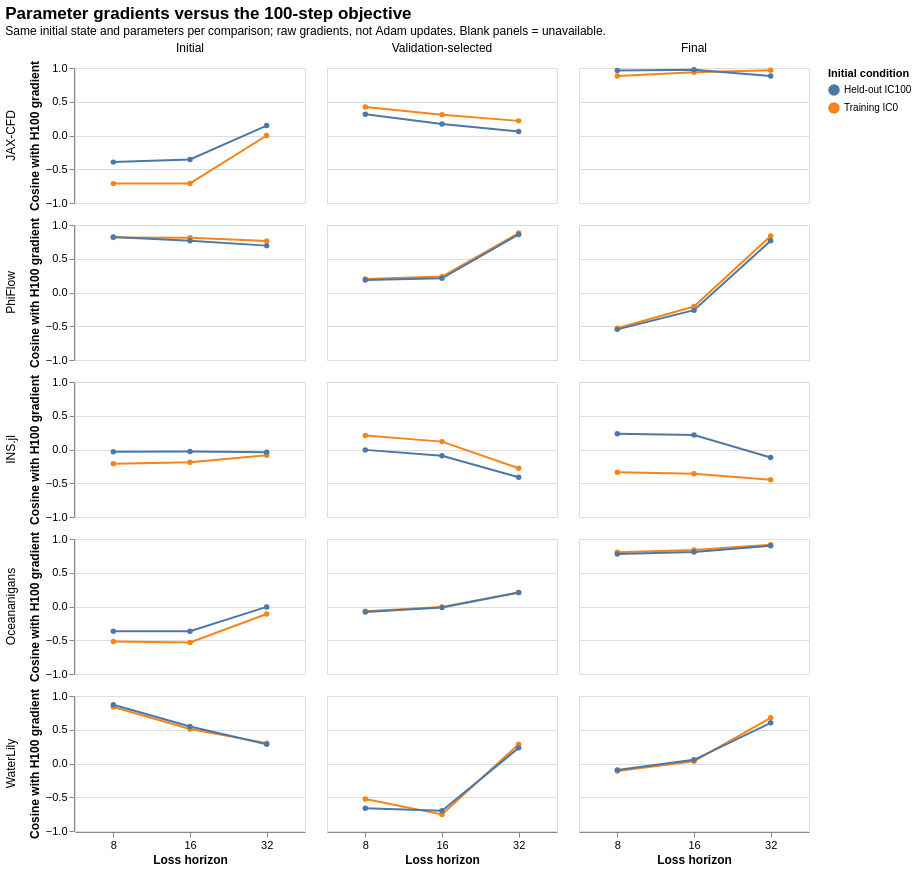

Vega-Lite specification stored for this chart:
### Vega-Lite specification from a JSON file in a GitHub repository (floating-point values rounded to 4 significant figures)
{"config": {"view": {"continuousWidth": 300, "continuousHeight": 300}, "axis": {"labelFontSize": 11, "titleFontSize": 12}, "header": {"labelFontSize": 12, "titleFontSize": 12}, "title": {"fontSize": 17, "subtitleFontSize": 12}}, "data": {"values": [{"solver": "JAX-CFD", "checkpoint": "Initial", "case": "train0", "horizon": 8, "cosine": -0.7129, "gradient_norm": 0.0006901, "norm_ratio": 0.001241, "loss": 4.991e-06}, {"solver": "JAX-CFD", "checkpoint": "Initial", "case": "train0", "horizon": 16, "cosine": -0.7106, "gradient_norm": 0.00192, "norm_ratio": 0.003453, "loss": 1.727e-05}, {"solver": "JAX-CFD", "checkpoint": "Initial", "case": "train0", "horizon": 32, "cosine": 0.0002478, "gradient_norm": 0.01011, "norm_ratio": 0.01818, "loss": 8.344e-05}, {"solver": "JAX-CFD", "checkpoint": "Initial", "case": "heldout100", "horizon": 8, "cosine": -0.3943, "gradient_norm": 0.0006224, "norm_ratio": 0.001436, "loss": 5.021e-06}, {"solver": "JAX-CFD", "checkpoint": "Initial", "case": "heldout100", "horizon": 16, "cosine": -0.3542, "gradient_norm": 0.001787, "norm_ratio": 0.004125, "loss": 1.679e-05}, {"solver": "JAX-CFD", "checkpoint": "Initial", "case": "heldout100", "horizon": 32, "cosine": 0.1465, "gradient_norm": 0.0107, "norm_ratio": 0.02469, "loss": 8.204e-05}, {"solver": "JAX-CFD", "checkpoint": "Validation-selected", "case": "train0", "horizon": 8, "cosine": 0.4225, "gradient_norm": 0.0008522, "norm_ratio": 0.005485, "loss": 5.554e-06}, {"solver": "JAX-CFD", "checkpoint": "Validation-selected", "case": "train0", "horizon": 16, "cosine": 0.3061, "gradient_norm": 0.002809, "norm_ratio": 0.01808, "loss": 1.808e-05}, {"solver": "JAX-CFD", "checkpoint": "Validation-selected", "case": "train0", "horizon": 32, "cosine": 0.2167, "gradient_norm": 0.0085, "norm_ratio": 0.05471, "loss": 7.419e-05}, {"solver": "JAX-CFD", "checkpoint": "Validation-selected", "case": "heldout100", "horizon": 8, "cosine": 0.3154, "gradient_norm": 0.0008216, "norm_ratio": 0.006324, "loss": 5.647e-06}, {"solver": "JAX-CFD", "checkpoint": "Validation-selected", "case": "heldout100", "horizon": 16, "cosine": 0.1704, "gradient_norm": 0.002746, "norm_ratio": 0.02114, "loss": 1.784e-05}, {"solver": "JAX-CFD", "checkpoint": "Validation-selected", "case": "heldout100", "horizon": 32, "cosine": 0.05819, "gradient_norm": 0.008608, "norm_ratio": 0.06625, "loss": 7.416e-05}, {"solver": "JAX-CFD", "checkpoint": "Final", "case": "train0", "horizon": 8, "cosine": 0.8807, "gradient_norm": 0.001055, "norm_ratio": 0.004383, "loss": 5.644e-06}, {"solver": "JAX-CFD", "checkpoint": "Final", "case": "train0", "horizon": 16, "cosine": 0.9374, "gradient_norm": 0.003797, "norm_ratio": 0.01577, "loss": 1.902e-05}, {"solver": "JAX-CFD", "checkpoint": "Final", "case": "train0", "horizon": 32, "cosine": 0.9678, "gradient_norm": 0.02066, "norm_ratio": 0.08583, "loss": 8.804e-05}, {"solver": "JAX-CFD", "checkpoint": "Final", "case": "heldout100", "horizon": 8, "cosine": 0.9632, "gradient_norm": 0.001032, "norm_ratio": 0.003087, "loss": 5.745e-06}, {"solver": "JAX-CFD", "checkpoint": "Final", "case": "heldout100", "horizon": 16, "cosine": 0.9726, "gradient_norm": 0.003792, "norm_ratio": 0.01134, "loss": 1.877e-05}, {"solver": "JAX-CFD", "checkpoint": "Final", "case": "heldout100", "horizon": 32, "cosine": 0.8831, "gradient_norm": 0.02057, "norm_ratio": 0.06154, "loss": 8.754e-05}, {"solver": "PhiFlow", "checkpoint": "Initial", "case": "train0", "horizon": 8, "cosine": 0.8131, "gradient_norm": 0.0009255, "norm_ratio": 0.001109, "loss": 1.807e-05}, {"solver": "PhiFlow", "checkpoint": "Initial", "case": "train0", "horizon": 16, "cosine": 0.8096, "gradient_norm": 0.005491, "norm_ratio": 0.006578, "loss": 0.0001586}, {"solver": "PhiFlow", "checkpoint": "Initial", "case": "train0", "horizon": 32, "cosine": 0.7626, "gradient_norm": 0.06701, "norm_ratio": 0.08028, "loss": 0.001372}, {"solver": "PhiFlow", "checkpoint": "Initial", "case": "heldout100", "horizon": 8, "cosine": 0.8225, "gradient_norm": 0.000872, "norm_ratio": 0.0009153, "loss": 1.758e-05}, {"solver": "PhiFlow", "checkpoint": "Initial", "case": "heldout100", "horizon": 16, "cosine": 0.7658, "gradient_norm": 0.005436, "norm_ratio": 0.005705, "loss": 0.0001563}, {"solver": "PhiFlow", "checkpoint": "Initial", "case": "heldout100", "horizon": 32, "cosine": 0.6944, "gradient_norm": 0.0671, "norm_ratio": 0.07043, "loss": 0.001359}, {"solver": "PhiFlow", "checkpoint": "Validation-selected", "case": "train0", "horizon": 8, "cosine": 0.1996, "gradient_norm": 0.001204, "norm_ratio": 0.003783, "loss": 2.512e-05}, {"solver": "PhiFlow", "checkpoint": "Validation-selected", "case": "train0", "horizon": 16, "cosine": 0.2352, "gradient_norm": 0.003875, "norm_ratio": 0.01218, "loss": 0.0001487}, {"solver": "PhiFlow", "checkpoint": "Validation-selected", "case": "train0", "horizon": 32, "cosine": 0.8803, "gradient_norm": 0.01888, "norm_ratio": 0.05931, "loss": 0.0008816}, {"solver": "PhiFlow", "checkpoint": "Validation-selected", "case": "heldout100", "horizon": 8, "cosine": 0.1839, "gradient_norm": 0.00117, "norm_ratio": 0.003458, "loss": 2.473e-05}, {"solver": "PhiFlow", "checkpoint": "Validation-selected", "case": "heldout100", "horizon": 16, "cosine": 0.2111, "gradient_norm": 0.003793, "norm_ratio": 0.01121, "loss": 0.0001478}, {"solver": "PhiFlow", "checkpoint": "Validation-selected", "case": "heldout100", "horizon": 32, "cosine": 0.8606, "gradient_norm": 0.01701, "norm_ratio": 0.05026, "loss": 0.0008825}, {"solver": "PhiFlow", "checkpoint": "Final", "case": "train0", "horizon": 8, "cosine": -0.5297, "gradient_norm": 0.001194, "norm_ratio": 0.002783, "loss": 2.296e-05}, {"solver": "PhiFlow", "checkpoint": "Final", "case": "train0", "horizon": 16, "cosine": -0.2083, "gradient_norm": 0.003043, "norm_ratio": 0.007088, "loss": 0.000143}, {"solver": "PhiFlow", "checkpoint": "Final", "case": "train0", "horizon": 32, "cosine": 0.8373, "gradient_norm": 0.02376, "norm_ratio": 0.05536, "loss": 0.0009261}, {"solver": "PhiFlow", "checkpoint": "Final", "case": "heldout100", "horizon": 8, "cosine": -0.5462, "gradient_norm": 0.001245, "norm_ratio": 0.002651, "loss": 2.266e-05}, {"solver": "PhiFlow", "checkpoint": "Final", "case": "heldout100", "horizon": 16, "cosine": -0.2623, "gradient_norm": 0.003211, "norm_ratio": 0.006837, "loss": 0.0001419}, {"solver": "PhiFlow", "checkpoint": "Final", "case": "heldout100", "horizon": 32, "cosine": 0.7667, "gradient_norm": 0.02303, "norm_ratio": 0.04903, "loss": 0.0009243}, {"solver": "INS.jl", "checkpoint": "Initial", "case": "train0", "horizon": 8, "cosine": -0.2122, "gradient_norm": 0.0006681, "norm_ratio": 0.0006578, "loss": 4.45e-06}, {"solver": "INS.jl", "checkpoint": "Initial", "case": "train0", "horizon": 16, "cosine": -0.1876, "gradient_norm": 0.002204, "norm_ratio": 0.00217, "loss": 1.696e-05}, {"solver": "INS.jl", "checkpoint": "Initial", "case": "train0", "horizon": 32, "cosine": -0.08524, "gradient_norm": 0.01745, "norm_ratio": 0.01718, "loss": 0.0001229}, {"solver": "INS.jl", "checkpoint": "Initial", "case": "heldout100", "horizon": 8, "cosine": -0.03444, "gradient_norm": 0.0006017, "norm_ratio": 0.0005398, "loss": 4.161e-06}, {"solver": "INS.jl", "checkpoint": "Initial", "case": "heldout100", "horizon": 16, "cosine": -0.03048, "gradient_norm": 0.002046, "norm_ratio": 0.001836, "loss": 1.624e-05}, {"solver": "INS.jl", "checkpoint": "Initial", "case": "heldout100", "horizon": 32, "cosine": -0.03916, "gradient_norm": 0.01694, "norm_ratio": 0.0152, "loss": 0.0001215}, {"solver": "INS.jl", "checkpoint": "Validation-selected", "case": "train0", "horizon": 8, "cosine": 0.2072, "gradient_norm": 0.0005743, "norm_ratio": 0.001215, "loss": 4.325e-06}, {"solver": "INS.jl", "checkpoint": "Validation-selected", "case": "train0", "horizon": 16, "cosine": 0.1168, "gradient_norm": 0.001698, "norm_ratio": 0.003592, "loss": 1.516e-05}, {"solver": "INS.jl", "checkpoint": "Validation-selected", "case": "train0", "horizon": 32, "cosine": -0.2781, "gradient_norm": 0.008578, "norm_ratio": 0.01814, "loss": 9.42e-05}, {"solver": "INS.jl", "checkpoint": "Validation-selected", "case": "heldout100", "horizon": 8, "cosine": -0.005565, "gradient_norm": 0.000575, "norm_ratio": 0.001421, "loss": 4.156e-06}, {"solver": "INS.jl", "checkpoint": "Validation-selected", "case": "heldout100", "horizon": 16, "cosine": -0.09269, "gradient_norm": 0.001692, "norm_ratio": 0.00418, "loss": 1.482e-05}, {"solver": "INS.jl", "checkpoint": "Validation-selected", "case": "heldout100", "horizon": 32, "cosine": -0.4115, "gradient_norm": 0.009684, "norm_ratio": 0.02393, "loss": 9.619e-05}, {"solver": "INS.jl", "checkpoint": "Final", "case": "train0", "horizon": 8, "cosine": -0.3368, "gradient_norm": 0.0005788, "norm_ratio": 0.001957, "loss": 4.071e-06}, {"solver": "INS.jl", "checkpoint": "Final", "case": "train0", "horizon": 16, "cosine": -0.3592, "gradient_norm": 0.001795, "norm_ratio": 0.006068, "loss": 1.374e-05}, {"solver": "INS.jl", "checkpoint": "Final", "case": "train0", "horizon": 32, "cosine": -0.449, "gradient_norm": 0.007478, "norm_ratio": 0.02528, "loss": 8.589e-05}, {"solver": "INS.jl", "checkpoint": "Final", "case": "heldout100", "horizon": 8, "cosine": 0.2349, "gradient_norm": 0.0005404, "norm_ratio": 0.00165, "loss": 3.875e-06}, {"solver": "INS.jl", "checkpoint": "Final", "case": "heldout100", "horizon": 16, "cosine": 0.2159, "gradient_norm": 0.00173, "norm_ratio": 0.00528, "loss": 1.332e-05}, {"solver": "INS.jl", "checkpoint": "Final", "case": "heldout100", "horizon": 32, "cosine": -0.1191, "gradient_norm": 0.008113, "norm_ratio": 0.02477, "loss": 8.658e-05}, {"solver": "Oceananigans", "checkpoint": "Initial", "case": "train0", "horizon": 8, "cosine": -0.5185, "gradient_norm": 0.0006824, "norm_ratio": 0.001459, "loss": 3.805e-06}, {"solver": "Oceananigans", "checkpoint": "Initial", "case": "train0", "horizon": 16, "cosine": -0.5327, "gradient_norm": 0.001915, "norm_ratio": 0.004095, "loss": 1.01e-05}, {"solver": "Oceananigans", "checkpoint": "Initial", "case": "train0", "horizon": 32, "cosine": -0.1113, "gradient_norm": 0.004915, "norm_ratio": 0.01051, "loss": 3.102e-05}, {"solver": "Oceananigans", "checkpoint": "Initial", "case": "heldout100", "horizon": 8, "cosine": -0.3651, "gradient_norm": 0.0006137, "norm_ratio": 0.001192, "loss": 3.517e-06}, {"solver": "Oceananigans", "checkpoint": "Initial", "case": "heldout100", "horizon": 16, "cosine": -0.3667, "gradient_norm": 0.001759, "norm_ratio": 0.003416, "loss": 9.39e-06}, {"solver": "Oceananigans", "checkpoint": "Initial", "case": "heldout100", "horizon": 32, "cosine": -0.005927, "gradient_norm": 0.005331, "norm_ratio": 0.01035, "loss": 3.018e-05}, {"solver": "Oceananigans", "checkpoint": "Validation-selected", "case": "train0", "horizon": 8, "cosine": -0.07168, "gradient_norm": 0.0006736, "norm_ratio": 0.002672, "loss": 3.934e-06}, {"solver": "Oceananigans", "checkpoint": "Validation-selected", "case": "train0", "horizon": 16, "cosine": -0.008184, "gradient_norm": 0.002388, "norm_ratio": 0.009471, "loss": 1.093e-05}, {"solver": "Oceananigans", "checkpoint": "Validation-selected", "case": "train0", "horizon": 32, "cosine": 0.2083, "gradient_norm": 0.009745, "norm_ratio": 0.03865, "loss": 3.123e-05}, {"solver": "Oceananigans", "checkpoint": "Validation-selected", "case": "heldout100", "horizon": 8, "cosine": -0.08181, "gradient_norm": 0.000627, "norm_ratio": 0.002032, "loss": 3.643e-06}, {"solver": "Oceananigans", "checkpoint": "Validation-selected", "case": "heldout100", "horizon": 16, "cosine": -0.01457, "gradient_norm": 0.002234, "norm_ratio": 0.007241, "loss": 1.017e-05}, {"solver": "Oceananigans", "checkpoint": "Validation-selected", "case": "heldout100", "horizon": 32, "cosine": 0.2059, "gradient_norm": 0.009927, "norm_ratio": 0.03218, "loss": 3.035e-05}, {"solver": "Oceananigans", "checkpoint": "Final", "case": "train0", "horizon": 8, "cosine": 0.8039, "gradient_norm": 0.002092, "norm_ratio": 0.003815, "loss": 5.522e-06}, {"solver": "Oceananigans", "checkpoint": "Final", "case": "train0", "horizon": 16, "cosine": 0.8378, "gradient_norm": 0.005875, "norm_ratio": 0.01071, "loss": 1.448e-05}, {"solver": "Oceananigans", "checkpoint": "Final", "case": "train0", "horizon": 32, "cosine": 0.9139, "gradient_norm": 0.01982, "norm_ratio": 0.03614, "loss": 4.398e-05}, {"solver": "Oceananigans", "checkpoint": "Final", "case": "heldout100", "horizon": 8, "cosine": 0.7781, "gradient_norm": 0.002043, "norm_ratio": 0.003942, "loss": 5.241e-06}, {"solver": "Oceananigans", "checkpoint": "Final", "case": "heldout100", "horizon": 16, "cosine": 0.809, "gradient_norm": 0.005771, "norm_ratio": 0.01114, "loss": 1.381e-05}, {"solver": "Oceananigans", "checkpoint": "Final", "case": "heldout100", "horizon": 32, "cosine": 0.8991, "gradient_norm": 0.01917, "norm_ratio": 0.03699, "loss": 4.21e-05}, {"solver": "WaterLily", "checkpoint": "Initial", "case": "train0", "horizon": 8, "cosine": 0.8361, "gradient_norm": 0.0006874, "norm_ratio": 0.001826, "loss": 1.695e-05}, {"solver": "WaterLily", "checkpoint": "Initial", "case": "train0", "horizon": 16, "cosine": 0.5109, "gradient_norm": 0.002401, "norm_ratio": 0.006377, "loss": 0.0001328}, {"solver": "WaterLily", "checkpoint": "Initial", "case": "train0", "horizon": 32, "cosine": 0.302, "gradient_norm": 0.02665, "norm_ratio": 0.0708, "loss": 0.0008686}, {"solver": "WaterLily", "checkpoint": "Initial", "case": "heldout100", "horizon": 8, "cosine": 0.8709, "gradient_norm": 0.0006379, "norm_ratio": 0.0008278, "loss": 1.657e-05}, {"solver": "WaterLily", "checkpoint": "Initial", "case": "heldout100", "horizon": 16, "cosine": 0.5475, "gradient_norm": 0.002448, "norm_ratio": 0.003177, "loss": 0.0001324}, {"solver": "WaterLily", "checkpoint": "Initial", "case": "heldout100", "horizon": 32, "cosine": 0.2859, "gradient_norm": 0.0275, "norm_ratio": 0.03569, "loss": 0.0008724}, {"solver": "WaterLily", "checkpoint": "Validation-selected", "case": "train0", "horizon": 8, "cosine": -0.5258, "gradient_norm": 0.0007939, "norm_ratio": 0.004639, "loss": 1.698e-05}, {"solver": "WaterLily", "checkpoint": "Validation-selected", "case": "train0", "horizon": 16, "cosine": -0.7543, "gradient_norm": 0.002177, "norm_ratio": 0.01272, "loss": 0.0001274}, {"solver": "WaterLily", "checkpoint": "Validation-selected", "case": "train0", "horizon": 32, "cosine": 0.2845, "gradient_norm": 0.01775, "norm_ratio": 0.1037, "loss": 0.0007967}, {"solver": "WaterLily", "checkpoint": "Validation-selected", "case": "heldout100", "horizon": 8, "cosine": -0.6615, "gradient_norm": 0.0007787, "norm_ratio": 0.002848, "loss": 1.666e-05}, {"solver": "WaterLily", "checkpoint": "Validation-selected", "case": "heldout100", "horizon": 16, "cosine": -0.7017, "gradient_norm": 0.002249, "norm_ratio": 0.008226, "loss": 0.000127}, {"solver": "WaterLily", "checkpoint": "Validation-selected", "case": "heldout100", "horizon": 32, "cosine": 0.2316, "gradient_norm": 0.01841, "norm_ratio": 0.06734, "loss": 0.0008003}, {"solver": "WaterLily", "checkpoint": "Final", "case": "train0", "horizon": 8, "cosine": -0.1097, "gradient_norm": 0.001311, "norm_ratio": 0.004231, "loss": 1.819e-05}, {"solver": "WaterLily", "checkpoint": "Final", "case": "train0", "horizon": 16, "cosine": 0.03351, "gradient_norm": 0.003563, "norm_ratio": 0.0115, "loss": 0.0001283}, {"solver": "WaterLily", "checkpoint": "Final", "case": "train0", "horizon": 32, "cosine": 0.6774, "gradient_norm": 0.01136, "norm_ratio": 0.03667, "loss": 0.0007855}, {"solver": "WaterLily", "checkpoint": "Final", "case": "heldout100", "horizon": 8, "cosine": -0.09629, "gradient_norm": 0.001297, "norm_ratio": 0.002261, "loss": 1.784e-05}, {"solver": "WaterLily", "checkpoint": "Final", "case": "heldout100", "horizon": 16, "cosine": 0.05453, "gradient_norm": 0.003609, "norm_ratio": 0.006291, "loss": 0.000128}, {"solver": "WaterLily", "checkpoint": "Final", "case": "heldout100", "horizon": 32, "cosine": 0.6024, "gradient_norm": 0.01181, "norm_ratio": 0.02059, "loss": 0.0007903}]}, "facet": {"column": {"field": "checkpoint", "sort": ["Initial", "Validation-selected", "Final"], "title": null, "type": "nominal"}, "row": {"field": "solver", "sort": ["JAX-CFD", "PhiFlow", "INS.jl", "Oceananigans", "WaterLily"], "title": null, "type": "nominal"}}, "spec": {"mark": {"type": "line", "point": true}, "encoding": {"color": {"field": "case", "legend": {"labelExpr": "datum.label === 'heldout100' ? 'Held-out IC100' : datum.label === 'train0' ? 'Training IC0' : datum.label === 'selected' ? 'Validation-selected' : datum.label === 'final' ? 'Final' : datum.label === 'solver' ? 'Uncorrected solver' : datum.label"}, "title": "Initial condition", "type": "nominal"}, "tooltip": [{"field": "solver", "type": "nominal"}, {"field": "checkpoint", "type": "nominal"}, {"field": "case", "type": "nominal"}, {"field": "horizon", "type": "quantitative"}, {"field": "cosine", "type": "quantitative"}, {"field": "norm_ratio", "type": "quantitative"}], "x": {"axis": {"labelAngle": 0}, "field": "horizon", "title": "Loss horizon", "type": "ordinal"}, "y": {"field": "cosine", "scale": {"domain": [-1, 1]}, "title": "Cosine with H100 gradient", "type": "quantitative"}}, "height": 135, "width": 230}, "title": {"text": "Parameter gradients versus the 100-step objective", "subtitle": "Same initial state and parameters per comparison; raw gradients, not Adam updates. Blank panels = unavailable."}, "$schema": "https://vega.github.io/schema/vega-lite/v6.4.1.json"}
